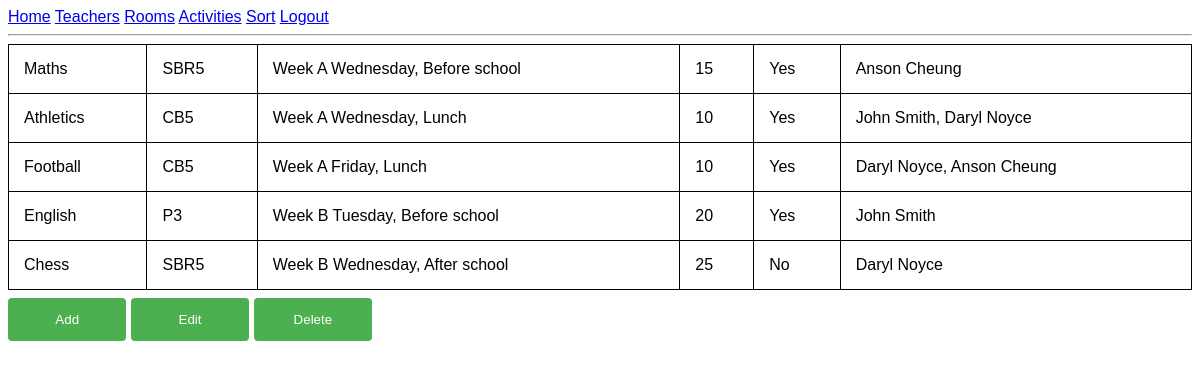
The app's page /activities (signed in) with its own data.
### models.py (models this page shows, shortened)
class Activity(db.Model):
    id = db.Column(db.Integer, primary_key=True)
    a_name = db.Column(db.String(64))
    r_id = db.Column(db.Integer(), db.ForeignKey('room.id'))
    week = db.Column(db.String(64))
    day = db.Column(db.String(64))
    time = db.Column(db.String(64))
    max_attendees = db.Column(db.String(64))
    food_supplied = db.Column(db.String(64))
    teachers = db.relationship('Teacher', secondary='teacher_activity_link')
    def iterable(self):
        teacher_list = [f'{t.f_name} {t.s_name}, ' for t in self.teachers]
        teacher_list_str = ''
        for teacher in teacher_list:
            teacher_list_str += teacher
        teacher_list_str = teacher_list_str[:-2]
        return [self.a_name, self.room.r_name, self.week, self.day, self.time, self.max_attendees, self.food_supplied, teacher_list_str]
    def iterable_datetime(self):
        arr = self.iterable()
        datetime = f'Week {self.week} {self.day}, {self.time}'
        arr.pop(2)
        arr.pop(2)
        arr.pop(2)
        arr.insert(2, datetime)
        return arr

class Room(db.Model):
    id = db.Column(db.Integer, primary_key=True)
    r_name = db.Column(db.String(64))
    building = db.Column(db.String(64))
    activities = db.relationship('Activity', backref='room')

### app.py (the view, shortened to what this page needs)
@app.route('/activities', methods=['GET', 'POST'])
@login_required
def activities():
    add_activity_form = AddActivityForm()
    find_times_form = FindTimesForm()
    find_rooms_form = FindRoomsForm()
    delete_activity_form = DeleteActivityForm()
    activities_table = [activity.iterable_datetime() for activity in Activity.query.all()]
    def datetime_sorter(combined_datetime):
        weeks = ['A', 'B']
        days = ['Monday', 'Tuesday', 'Wednesday', 'Thursday', 'Friday']
        times = ['Before school', 'Lunch', 'After school']
        combined_datetime = combined_datetime.split()
        week = combined_datetime[1]
        day = combined_datetime[2][:-1]
        time = combined_datetime[3]
        try:
            time += ' ' + combined_datetime[4]
        except IndexError:
            pass
        week = weeks.index(week)
        day = days.index(day)
        time = times.index(time)
        return (week * 7 + day) * 3 + time
    activities_table = sorted(activities_table, key=lambda x: datetime_sorter(x[2]))
    show_options = {
        'edit_id': False,
        'edit': False,
        'add': False,
        'delete': False,
        'find_times': False,
        'find_rooms': False
    }
    data = request.form
    if 'add' in data:
        show_options['add'] = True
        redirect('activities')
    if 'edit' in data:
        show_options['edit_id'] = True
        redirect('activities')
    if 'delete' in data:
        show_options['delete'] = True
        redirect('activities')
    if 'find_times' in data:
        show_options['find_times'] = True
        redirect('activities')
    if 'find_rooms' in data:
        show_options['find_rooms'] = True
        redirect('activities')
    return render_template('activities.html', activities_table=activities_table, add_activity_form=add_activity_form, show_options=show_options,
                           find_times_form=find_times_form, find_rooms_form=find_rooms_form, delete_activity_form=delete_activity_form)

### forms.py
class AddActivityForm(FlaskForm):
    a_name = StringField('Activity name', validators=[DataRequired()], render_kw={'placeholder': 'Activity Name'})
    r_name = StringField('Room name', validators=[DataRequired()], render_kw={'placeholder': 'Room Name'})
    week = SelectField('Date time', choices=[('A', 'A'), ('B', 'B')], validators=[DataRequired()])
    day = SelectField('Date time', choices=[('Monday', 'Monday'), ('Tuesday', 'Tuesday'), ('Wednesday', 'Wednesday'), ('Thursday', 'Thursday'),
                                            ('Friday', 'Friday')], validators=[DataRequired()])
    time = SelectField('Date time', choices=[('Before school', 'Before school'), ('Lunch', 'Lunch'), ('After school', 'After school')],
                       validators=[DataRequired()])
    max_attendees = StringField('Max attendees', validators=[DataRequired()], render_kw={'placeholder': 'Max Attendees'})
    food_supplied = StringField('Food supplied', validators=[DataRequired()], render_kw={'placeholder': 'Food supplied?'})
    teacher_list = FieldList(StringField(), min_entries=0)
    submit_add = SubmitField('Submit')

class FindTimesForm(FlaskForm):
    room = StringField('Room', validators=[DataRequired()], render_kw={'placeholder': 'Room Name'})
    submit_find_times = SubmitField('Find available times in this room')

### models.py (called while the page is built)
@login.user_loader
def load_user(user_id):
    return User.query.get(int(user_id))

### templates/activities.html (shortened to what this page needs)
{% extends "base.html" %}
{% block content %}
<table>
    {% for activity in activities_table %}
        <tr>
        {% for item in activity %}
            <td>{{ item }}</td>
        {% endfor %}
        </tr>
    {% endfor %}
</table>
    <form action="" method="post" novalidate>
<input type="submit" value="Add" name="add">
<input type="submit" value="Edit" name="edit">
<input type="submit" value="Delete" name="delete">
</form>
{% endblock %}

### templates/base.html (shortened to what this page needs)
<html>
    <head>
    <link rel= "stylesheet" type = "text/css" href = "{{ url_for('static', filename='stylesheets/CSS.css') }}">
    </head>
    <body>
        <div>
            <a href="{{ url_for('index') }}">Home</a>
            <a href="{{ url_for('teachers') }}">Teachers</a>
            <a href="{{ url_for('rooms') }}">Rooms</a>
            <a href="{{ url_for('activities') }}">Activities</a>
            <a href="{{ url_for('sort') }}">Sort</a>
            {% if current_user.is_anonymous %}
            <a href="{{ url_for('login') }}">Login</a>
            {% else %}
            <a href="{{ url_for('logout') }}">Logout</a>
            {% endif %}
        </div>
        <hr>
        {% block content %}{% endblock %}
    </body>
</html>

### static/stylesheets/CSS.css (style rules this page uses)
html { font-family: "Lucida Sans", sans-serif; }
input[type=submit] { width: 10%; background-color: #4CAF50; color: white; padding: 14px 20px; margin: 8px 0; border: none; border-radius: 4px; cursor: pointer; }
table { width: 100%; border-collapse: collapse; }
table, th, td { border: 1px solid black; }
th, td { padding: 15px; }

### records on screen
Activity: a_name "Maths", max_attendees "15", food_supplied "Yes"
Room: r_name "SBR5"
Activity: a_name "Athletics", max_attendees "10", food_supplied "Yes"
Room: r_name "CB5"
Activity: a_name "Football", max_attendees "10", food_supplied "Yes"
Activity: a_name "English", max_attendees "20", food_supplied "Yes"
Room: r_name "P3"
Activity: a_name "Chess", max_attendees "25", food_supplied "No"

### other values on screen
{{ item }} "Week A Wednesday, Before school" "Anson Cheung" "Week A Wednesday, Lunch" "John Smith, Daryl Noyce" "Week A Friday, Lunch" "Daryl Noyce, Anson Cheung" "Week B Tuesday, Before school" "John Smith" "Week B Wednesday, After school" "Daryl Noyce"
